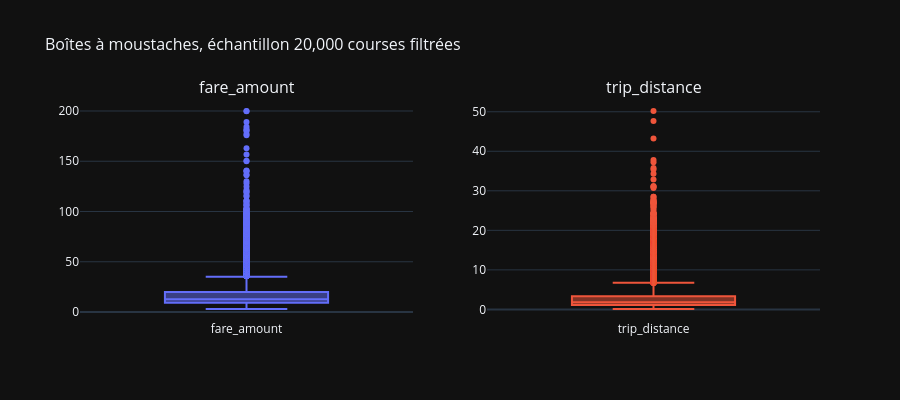

The cell this chart's notebook holds for it:
### Markdown cell above
## Outliers : avant / après filtrage

Filtre type TP : `fare_amount` \[2,5 ; 200\], `trip_distance` \[0,1 ; 100\].

### Code cell
def box_pair(data, title):
    fig = make_subplots(rows=1, cols=2, subplot_titles=("fare_amount", "trip_distance"))
    for j, c in enumerate(["fare_amount", "trip_distance"], start=1):
        fig.add_trace(go.Box(y=data[c], name=c, showlegend=False), row=1, col=j)
    fig.update_layout(title_text=title, height=400)
    return style_plotly(fig)

mask = (
    (df["fare_amount"] >= 2.5)
    & (df["fare_amount"] <= 200)
    & (df["trip_distance"] >= 0.1)
    & (df["trip_distance"] <= 100)
)
print(f"Courses dans les filtres tarif/distance : {int(mask.sum()):,} / {len(df):,}")
clean_plot = df.loc[mask, ["fare_amount", "trip_distance"]].sample(n=min(20_000, int(mask.sum())), random_state=42)
fig = box_pair(clean_plot, f"Boîtes à moustaches, échantillon {len(clean_plot):,} courses filtrées")
fig.show()

### Figure 1 — Plotly figure (JSON) as saved in the notebook; plotly's stock layout.template omitted (floating-point values rounded to 4 significant figures; data arrays with more than 128 entries replaced by an {"elided": "..."} marker saying what was removed)
{"data": [{"name": "fare_amount", "showlegend": false, "type": "box", "xaxis": "x", "y": {"elided": "20000 float values"}, "yaxis": "y"}, {"name": "trip_distance", "showlegend": false, "type": "box", "xaxis": "x2", "y": {"elided": "20000 float values"}, "yaxis": "y2"}], "layout": {"annotations": [{"font": {"size": 16}, "showarrow": false, "text": "fare_amount", "x": 0.225, "xanchor": "center", "xref": "paper", "y": 1.0, "yanchor": "bottom", "yref": "paper"}, {"font": {"size": 16}, "showarrow": false, "text": "trip_distance", "x": 0.775, "xanchor": "center", "xref": "paper", "y": 1.0, "yanchor": "bottom", "yref": "paper"}], "height": 400, "title": {"font": {"size": 16}, "text": "Boîtes à moustaches, échantillon 20,000 courses filtrées"}, "xaxis": {"anchor": "y", "domain": [0.0, 0.45]}, "xaxis2": {"anchor": "y2", "domain": [0.55, 1.0]}, "yaxis": {"anchor": "x", "domain": [0.0, 1.0]}, "yaxis2": {"anchor": "x2", "domain": [0.0, 1.0]}}}
